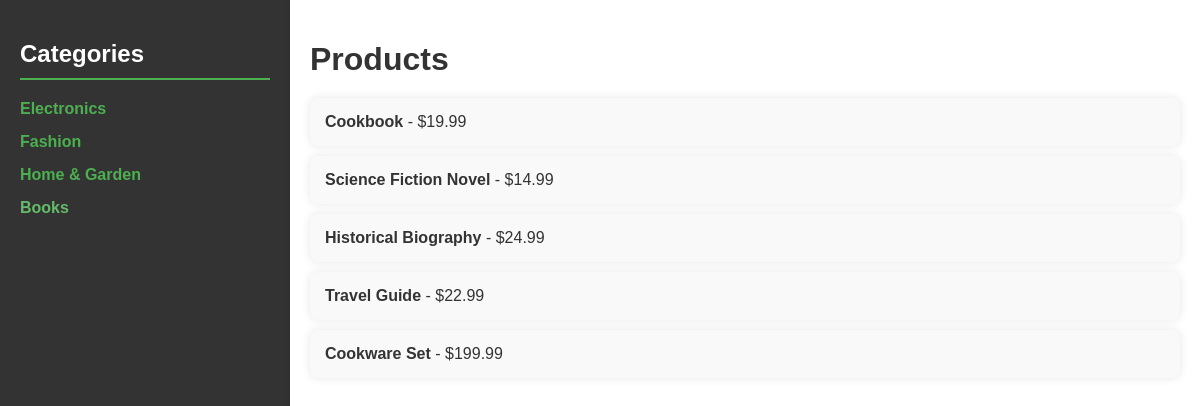
Page /products/?category=4 on the committed database.
### products/models.py (models this page shows, shortened)
class Category(models.Model):
    name = models.CharField(max_length=255)
    parent = models.ForeignKey('self', on_delete=models.CASCADE, related_name='subcategories', null=True, blank=True)

class Product(models.Model):
    category = models.ForeignKey(Category, on_delete=models.CASCADE, related_name='products')
    name = models.CharField(max_length=255)
    description = models.TextField()
    price = models.DecimalField(max_digits=10, decimal_places=2)
    stock = models.IntegerField(default=0)
    image = models.ImageField(upload_to='products/', null=True, blank=True)
    def get_absolute_url(self):
        return reverse('product_detail', args=[str(self.id)])

### products/views.py (the view)
# urls.py: path('', views.product_list, name='product_list'),  # URL pattern for product list
def product_list(request):
    category_id = request.GET.get('category')
    if category_id:
        products = Product.objects.filter(category_id=category_id)
    else:
        products = Product.objects.all()
    categories = Category.objects.all()
    return render(request, 'products/product_list.html', {
        'products': products,
        'categories': categories,
    })

### products/templates/products/product_list.html (shortened to what this page needs)
<!DOCTYPE html>
<html lang="en">
  <head>
  </head>
  <body>
    <div class="container">
      <div class="sidebar">
        <h2>Categories</h2>
        <ul>
          {% for category in categories %}
          <li>
            <a href="?category={{ category.id }}"
               {% if category.id|stringformat:"s" == request.GET.category|stringformat:"s" %}style="color: #66bb6a;"{% endif %}>
              {{ category.name }}
            </a>
          </li>
          {% endfor %}
        </ul>
      </div>
      <div class="content">
        <h1>Products</h1>
        {% if products %}
        <ul>
          {% for product in products %}
          <li>
            <a href="{{ product.get_absolute_url }}">{{ product.name }}</a> -
            ${{ product.price }}
          </li>
          {% endfor %}
        </ul>
        {% else %}
        <p>No products found in this category.</p>
        {% endif %}
      </div>
    </div>
  </body>
</html>

### products/templates/products/product_list.html (style rules this page uses)
body { font-family: Arial, sans-serif; margin: 0; padding: 0; color: #333; background-color: #f4f4f4; display: flex; flex-direction: column; min-height: 100vh; }
.container { display: flex; flex: 1; }
.sidebar { width: 250px; background-color: #333; color: white; padding: 20px; box-shadow: 2px 0 5px rgba(0, 0, 0, 0.1); }
.sidebar h2 { color: #fff; margin-bottom: 20px; border-bottom: 2px solid #4caf50; padding-bottom: 10px; }
.sidebar ul { list-style-type: none; padding: 0; margin: 0; }
.sidebar ul li { margin: 15px 0; }
.sidebar ul li a { text-decoration: none; color: #4caf50; font-weight: bold; display: block; }
.content { flex: 1; padding: 20px; background-color: #fff; box-shadow: -2px 0 5px rgba(0, 0, 0, 0.1); }
.content h1 { margin-bottom: 20px; color: #333; }
.content ul { list-style-type: none; padding: 0; margin: 0; }
.content ul li { background: #f9f9f9; margin: 10px 0; padding: 15px; border-radius: 8px; box-shadow: 0 0 10px rgba(0, 0, 0, 0.1); transition: background-color 0.3s ease; }
.content ul li a { text-decoration: none; color: #333; font-weight: bold; }

### rows in the picture
Category: name "Electronics"
Category: name "Fashion"
Category: name "Home & Garden"
Category: name "Books"
Product: name "Cookbook", price "19.99"
Product: name "Science Fiction Novel", price "14.99"
Product: name "Historical Biography", price "24.99"
Product: name "Travel Guide", price "22.99"
Product: name "Cookware Set", price "199.99"
